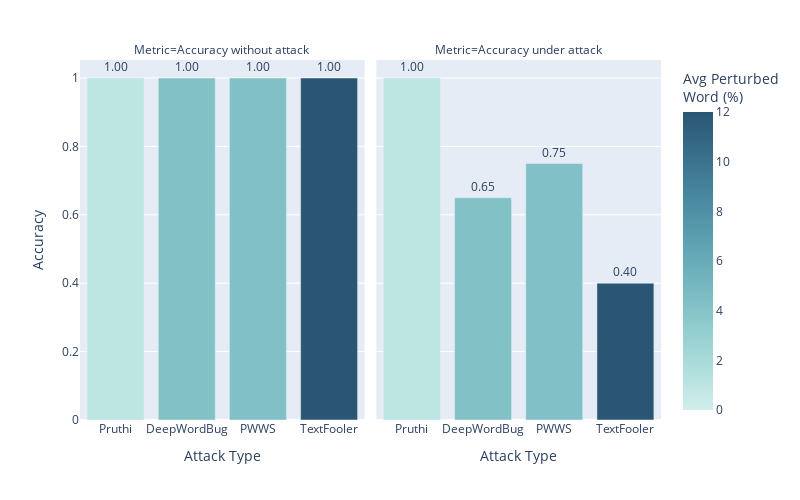

The notebook cell saved with this chart:
### Code cell
import pandas as pd
import plotly.express as px

# Data for the bar chart
data = {
    "Metric": [
        "Accuracy without attack",
        "Accuracy without attack",
        "Accuracy without attack",
        "Accuracy without attack",
        "Accuracy under attack",
        "Accuracy under attack",
        "Accuracy under attack",
        "Accuracy under attack"
    ],
    "Attack Type": [
        "Pruthi", "DeepWordBug", "PWWS", "TextFooler",
        "Pruthi", "DeepWordBug", "PWWS", "TextFooler"
    ],
    "Performance": [1, 1, 1, 1, 1, 0.65, 0.75, 0.4],
    "Average Perturbed Word (%)": [1, 4.19, 4.33, 12.22, 1, 4.19, 4.33, 12.22]
}

# Convert data to a DataFrame
df = pd.DataFrame(data)

# Create the bar chart with pastel colors
fig = px.bar(
    df,
    x="Attack Type",
    y="Performance",
    color="Average Perturbed Word (%)",
    barmode="group",
    facet_col="Metric",
    text="Performance",
    labels={"Performance": "Performance", "Attack Type": "Attack Type"},
    color_continuous_scale="teal",
    range_color=[0, 12]
)

# Format the bar chart
fig.update_traces(texttemplate='%{text:.2f}', textposition='outside')
fig.update_layout(
    xaxis_title="Attack Type",
    yaxis_title="Accuracy",
    legend_title="Average Perturbed Word (%)",
    height=500,
    width=800,
    coloraxis_colorbar=dict(
        title="Avg Perturbed<br>Word (%)"
    )
)

# Show the plot
fig.show()

### Figure 1 — Plotly figure (JSON) as saved in the notebook; plotly's stock layout.template omitted (floating-point values rounded to 4 significant figures)
{"data": [{"alignmentgroup": "True", "hovertemplate": "Metric=Accuracy without attack<br>Attack Type=%{x}<br>Performance=%{text}<br>Average Perturbed Word (%)=%{marker.color}<extra></extra>", "legendgroup": "", "marker": {"color": [1, 4.19, 4.33, 12.22], "coloraxis": "coloraxis", "pattern": {"shape": ""}}, "name": "", "offsetgroup": "", "orientation": "v", "showlegend": false, "text": [1, 1, 1, 1], "textposition": "outside", "texttemplate": "%{text:.2f}", "type": "bar", "x": ["Pruthi", "DeepWordBug", "PWWS", "TextFooler"], "xaxis": "x", "y": [1, 1, 1, 1], "yaxis": "y"}, {"alignmentgroup": "True", "hovertemplate": "Metric=Accuracy under attack<br>Attack Type=%{x}<br>Performance=%{text}<br>Average Perturbed Word (%)=%{marker.color}<extra></extra>", "legendgroup": "", "marker": {"color": [1, 4.19, 4.33, 12.22], "coloraxis": "coloraxis", "pattern": {"shape": ""}}, "name": "", "offsetgroup": "", "orientation": "v", "showlegend": false, "text": [1, 0.65, 0.75, 0.4], "textposition": "outside", "texttemplate": "%{text:.2f}", "type": "bar", "x": ["Pruthi", "DeepWordBug", "PWWS", "TextFooler"], "xaxis": "x2", "y": [1, 0.65, 0.75, 0.4], "yaxis": "y2"}], "layout": {"annotations": [{"font": {}, "showarrow": false, "text": "Metric=Accuracy without attack", "x": 0.245, "xanchor": "center", "xref": "paper", "y": 1, "yanchor": "bottom", "yref": "paper"}, {"font": {}, "showarrow": false, "text": "Metric=Accuracy under attack", "x": 0.755, "xanchor": "center", "xref": "paper", "y": 1, "yanchor": "bottom", "yref": "paper"}], "barmode": "group", "coloraxis": {"cmax": 12, "cmin": 0, "colorbar": {"title": {"text": "Avg Perturbed<br>Word (%)"}}, "colorscale": [[0, "rgb(209, 238, 234)"], [0.1667, "rgb(168, 219, 217)"], [0.3333, "rgb(133, 196, 201)"], [0.5, "rgb(104, 171, 184)"], [0.6667, "rgb(79, 144, 166)"], [0.8333, "rgb(59, 115, 143)"], [1, "rgb(42, 86, 116)"]]}, "height": 500, "legend": {"title": {"text": "Average Perturbed Word (%)"}, "tracegroupgap": 0}, "margin": {"t": 60}, "width": 800, "xaxis": {"anchor": "y", "domain": [0, 0.49], "title": {"text": "Attack Type"}}, "xaxis2": {"anchor": "y2", "domain": [0.51, 1], "matches": "x", "title": {"text": "Attack Type"}}, "yaxis": {"anchor": "x", "domain": [0, 1], "title": {"text": "Accuracy"}}, "yaxis2": {"anchor": "x2", "domain": [0, 1], "matches": "y", "showticklabels": false}}}
